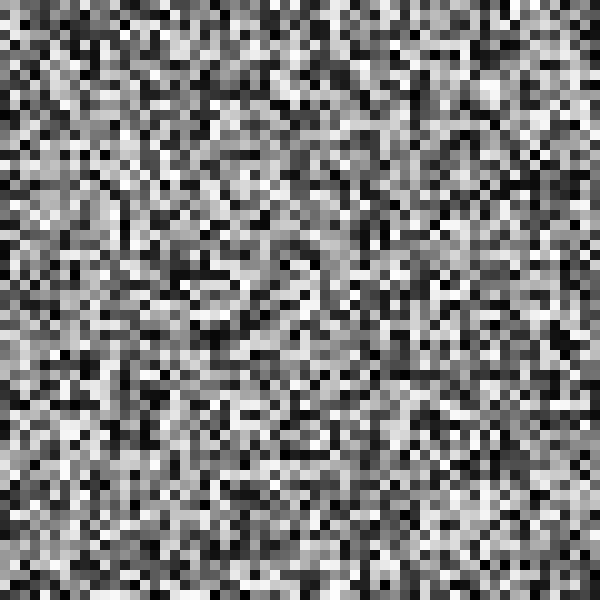
Frame 1 (no input)
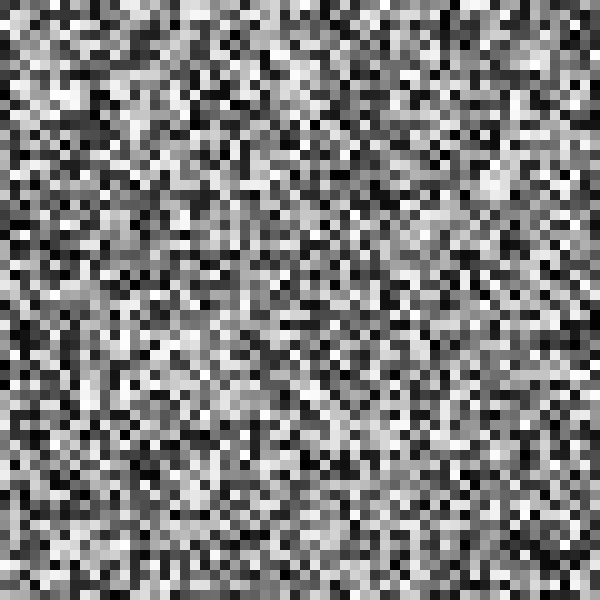
Frame 60 (the mouse pressed at the canvas centre just before this capture)
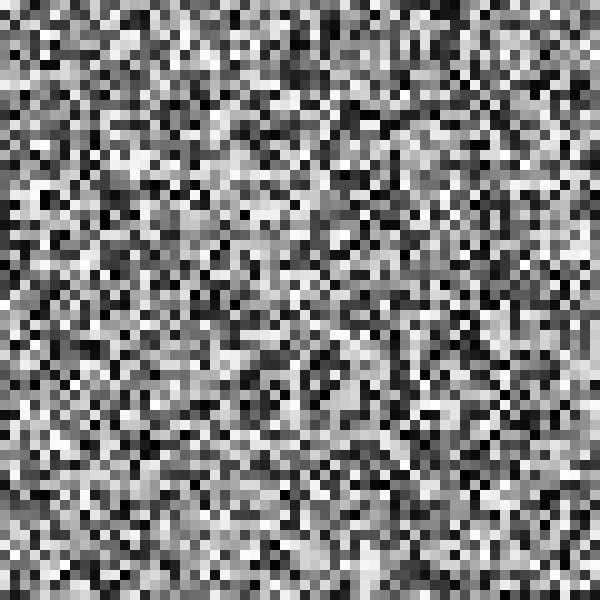
Frame 120 (the mouse held since frame 60 and released just before this capture)

The Processing sketch that drew these frames (run headless with seeded random() and noise(); from frame 60 on, the mouse is pressed at the canvas centre):

// Processing sketch: grillaDinamica_A01_V2
// ── grillaDinamica_A01_V2.pde
// Leer primero la V1
// Ejemplo de codigo utilizado en ayudantia.
// Modo de programacion dinamico o interactivo

/* Las variables se declaran antes de las funciones setup y draw, de esta manera pueden
ser utilizadas a los largo del codigo (si las pusieramos dentro del setup, solo podriamos
llamarlas dentro del setup) */
float rectSize = 10;  // Declaracion de variable para el tamaño del circulo
float rectPos = 10;  // Declaracion de variable para la posicion del circulo
int micolor = 255;  // Declaracion de variable color


/* En la funcion setup se definen las reglas que determinan el ambiente inicial del codigo;
tamaño del canvas, modos de dibujo, se pueden cargar imagenes y fuentes de texto, etc..*/

void setup(){
size(600, 600);   // Esta funcion define el tamaño del canvas
noStroke();  // Esta funcion elimina el trazado de las figuras
frameRate(24);  // Esta funcion determina las veces que el draw() se ejecuta en 1 segundo
}  // Fin del setup.


/* En la funcion draw se define el codigo que va a ser leido y ejecutado en bucle, una y 
otra vez. Esta funcion permite hacer dibujos dinamicos, que pueden ser interactivos.
Los comandos dentro de draw se repiten en orden hasta que el programa se detenga. */

void draw(){
for (int i=0; i<width; i++) {  // primer forLoop, contador secuencial para eje X
  for (int j=0; j<height; j++) {  // segundo forLoop, dentro de el anterior, para el eje Y
    fill(random(255));  // Funcion para definir el color de las figuras
                        // random() sirve para dar valores al azar, el parametro
                        // que recibe indica que se elige un numero HASTA el que
                        // se indica, en este caso uno desde 0 hasta 255

    rect(i*rectPos, j*rectPos, rectSize, rectSize);
    /* El cuadrado se dibuja en una posicion relativa a -i- en el eje X
    y relativa a -j- en el eje Y, de esta manera podemos rellenar el canvas
    de circulos, utilizando solo un comando de dibujo. Gracias forLoop!
    */
  }
 }
}

// PD: recomiendo que busquen la funcion "background()" (vista en clase) para dibujar
// figuras que no cubren toda la pantalla, de esta manera se "elimina" el frame anterior,
// lo que impide que se acumulen los dibujos uno sobre otro. En este ejemplo no es necesario
// pues los cuadrados llenan todo el canvas, y no tienen opacidad.

/* Jugar cambiando las figuras a dibujar, los colores, y los valores de las variables
sirve para entender mejor el codigo, y para lograr nuevos y mejores resultados
*/
